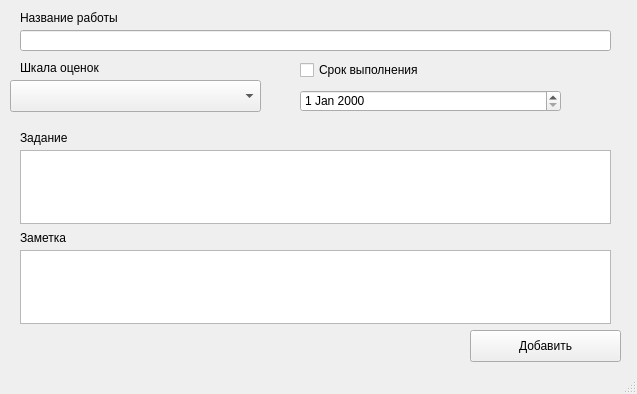
<?xml version="1.0" encoding="UTF-8"?>
<ui version="4.0">
 <class>MainWindow</class>
 <widget class="QMainWindow" name="MainWindow">
  <property name="geometry">
   <rect>
    <x>0</x>
    <y>0</y>
    <width>637</width>
    <height>394</height>
   </rect>
  </property>
  <property name="windowTitle">
   <string>Добавить работу</string>
  </property>
  <widget class="QWidget" name="centralwidget">
   <widget class="QLabel" name="label">
    <property name="geometry">
     <rect>
      <x>20</x>
      <y>10</y>
      <width>221</width>
      <height>16</height>
     </rect>
    </property>
    <property name="text">
     <string>Название работы</string>
    </property>
   </widget>
   <widget class="QLineEdit" name="lineEdit">
    <property name="geometry">
     <rect>
      <x>20</x>
      <y>30</y>
      <width>591</width>
      <height>21</height>
     </rect>
    </property>
   </widget>
   <widget class="QComboBox" name="comboBox">
    <property name="geometry">
     <rect>
      <x>10</x>
      <y>80</y>
      <width>251</width>
      <height>32</height>
     </rect>
    </property>
   </widget>
   <widget class="QLabel" name="label_2">
    <property name="geometry">
     <rect>
      <x>20</x>
      <y>60</y>
      <width>151</width>
      <height>16</height>
     </rect>
    </property>
    <property name="text">
     <string>Шкала оценок</string>
    </property>
   </widget>
   <widget class="QDateEdit" name="dateEdit">
    <property name="geometry">
     <rect>
      <x>300</x>
      <y>90</y>
      <width>261</width>
      <height>22</height>
     </rect>
    </property>
   </widget>
   <widget class="QCheckBox" name="checkBox">
    <property name="geometry">
     <rect>
      <x>300</x>
      <y>60</y>
      <width>211</width>
      <height>20</height>
     </rect>
    </property>
    <property name="text">
     <string>Срок выполнения</string>
    </property>
   </widget>
   <widget class="QPushButton" name="pushButton">
    <property name="geometry">
     <rect>
      <x>470</x>
      <y>330</y>
      <width>151</width>
      <height>32</height>
     </rect>
    </property>
    <property name="text">
     <string>Добавить</string>
    </property>
   </widget>
   <widget class="QLabel" name="label_3">
    <property name="geometry">
     <rect>
      <x>20</x>
      <y>230</y>
      <width>58</width>
      <height>16</height>
     </rect>
    </property>
    <property name="text">
     <string>Заметка</string>
    </property>
   </widget>
   <widget class="QLabel" name="label_4">
    <property name="geometry">
     <rect>
      <x>20</x>
      <y>130</y>
      <width>58</width>
      <height>16</height>
     </rect>
    </property>
    <property name="text">
     <string>Задание</string>
    </property>
   </widget>
   <widget class="QTextEdit" name="textEdit">
    <property name="geometry">
     <rect>
      <x>20</x>
      <y>150</y>
      <width>591</width>
      <height>74</height>
     </rect>
    </property>
   </widget>
   <widget class="QTextEdit" name="textEdit_2">
    <property name="geometry">
     <rect>
      <x>20</x>
      <y>250</y>
      <width>591</width>
      <height>74</height>
     </rect>
    </property>
   </widget>
  </widget>
  <widget class="QStatusBar" name="statusbar"/>
 </widget>
 <resources/>
 <connections/>
</ui>
